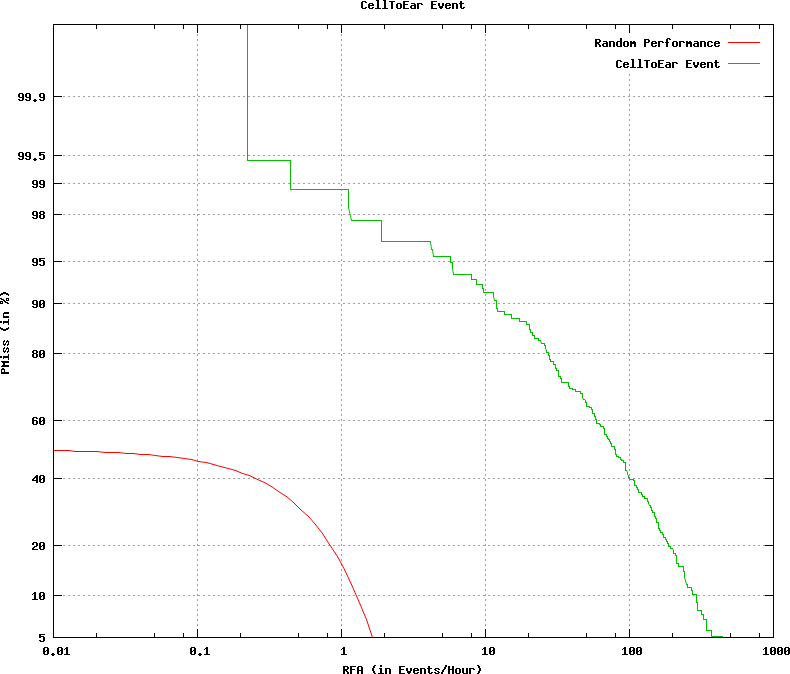

This chart was generated by the following gnuplot code:
set terminal postscript color
set noxzeroaxis
set noyzeroaxis
### Using xScale = log
### Using yScale = nd
set style fill  transparent solid 0.10 noborder
### keyLoc=top keySpacing=0.7 keyFontFace=medium keyFontSize=
set key top samplen 1 spacing 0.7  font "medium,"
set size ratio 0.85
set title 'CellToEar Event'
set grid
set pointsize 3
set ylabel 'PMiss (in %)'
set xlabel 'RFA (in Events/Hour)'

set xtics 
set logscale x
set noytics
set ytics ('5' -1.6449, '10' -1.2816, '20' -0.8416, '40' -0.2533, '60' 0.2533, '80' 0.8416, '90' 1.2816, '95' 1.6449, '98' 2.0537, '99' 2.3263, '99.5' 2.5758, '99.9' 3.0902)
plot [0.01:1000] [-1.64485362793551:3.7190172740417] \
  -x title 'Random Performance' with lines lc 1,\
    'x.det.CellToEar_Event.dat.1' using 5:2 title 'CellToEar Event' with  lines  lc 2
